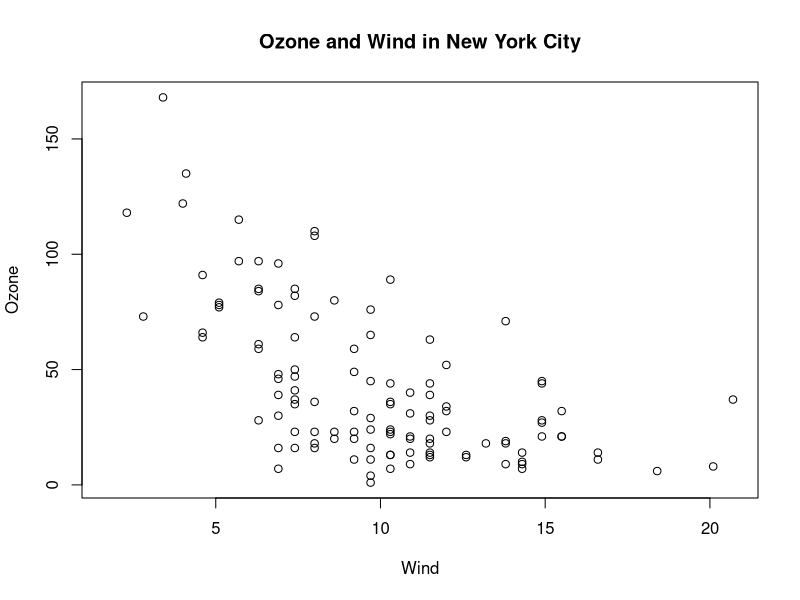
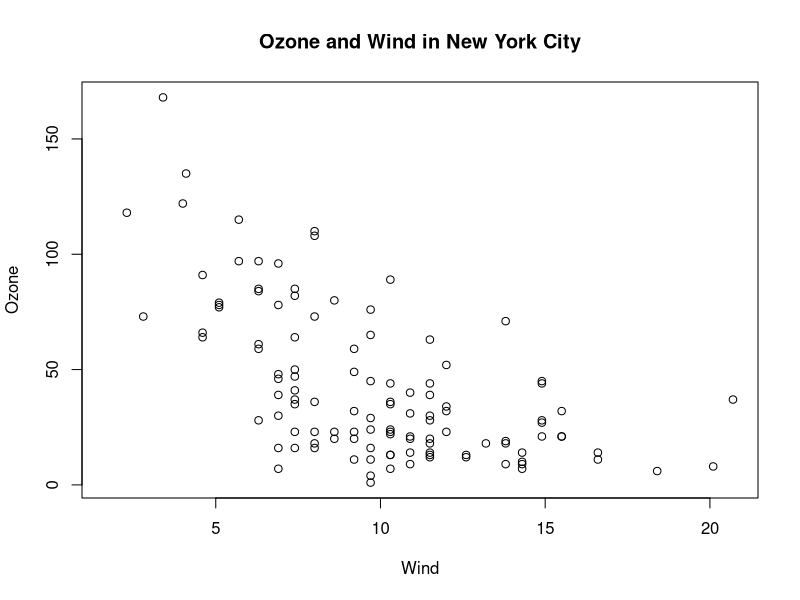

These charts were generated, in order, by the following R code: (Note: this script raises an error after producing the figures.)
library(datasets)
with(airquality, plot(Wind,Ozone))
title(main = "Ozone and Wind in New York City")

with(airquality,plot(Wind,Ozone, main = "Ozone and Wind in New York City"))
with(subset(airquality,Month==5),point(Wind,Ozone,col="blue"))

with(airquality,plot(Wind,Ozone, main = "Ozone and Wind in New York City", type="n"))
with(subset(airquality,Month==5),point(Wind,Ozone,col="blue"))
with(subset(airquality,Month!=5),point(Wind,Ozone,col="red"))
legend("topright",pch=1,col=c("blue","red"),legend=c("May","Other Months"))
